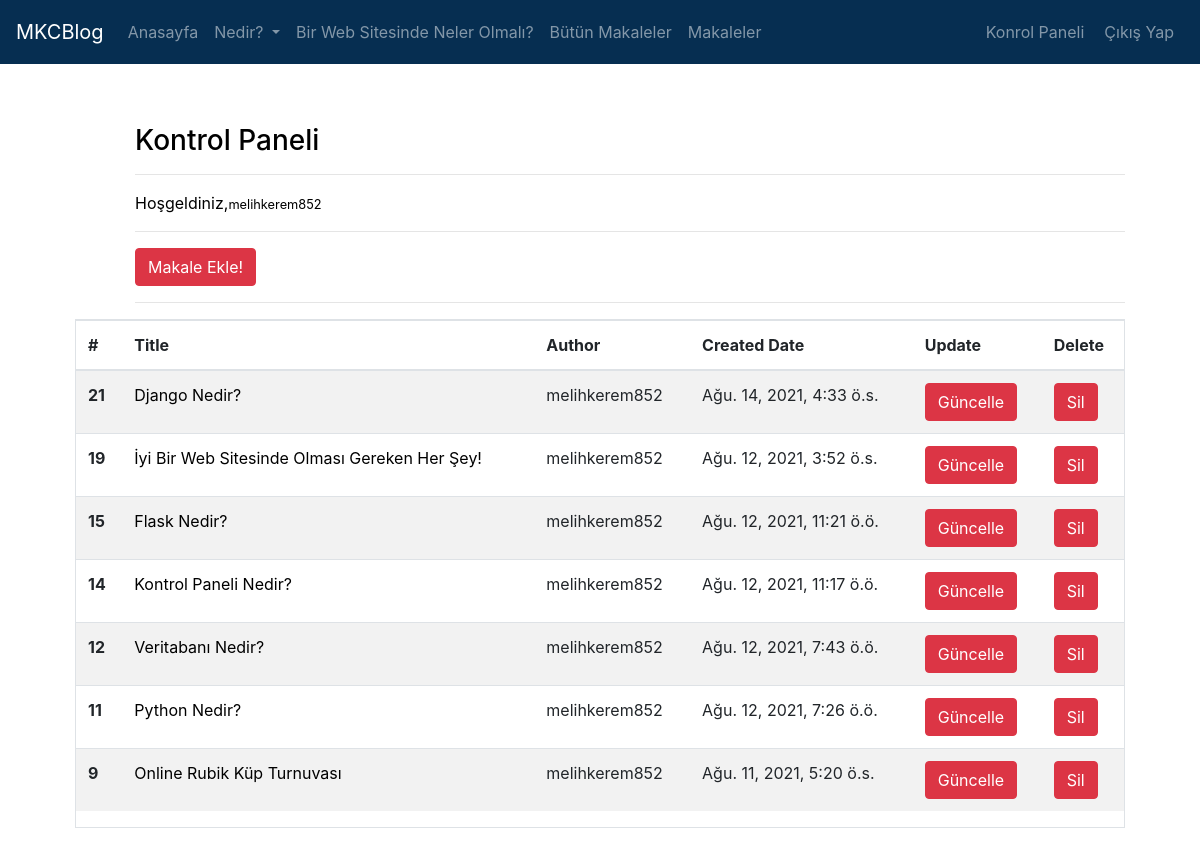
Screenshot of /articles/dashboard/ (signed in) with the database file from the repository.
### article/models.py (models this page shows, shortened)
class Article(models.Model):
    author = models.ForeignKey("auth.User",on_delete = models.CASCADE,verbose_name = "Yazar ")
    title = models.CharField(max_length = 50,verbose_name = "Başlık")
    content = RichTextField()
    created_date = models.DateTimeField(auto_now_add=True,verbose_name="Oluşturulma Tarihi")
    article_image = models.FileField(blank = True,null = True,verbose_name="Makaleye Fotoğraf Ekleyin")
    class Meta:
        ordering = ['-created_date']

### article/views.py (the view)
# urls.py: path('dashboard/',views.dashboard,name = "dashboard"),
@login_required(login_url="user:login")
def dashboard(request):
    articles =Article.objects.filter(author=request.user)
    context={
        "articles":articles
    }
    return render(request,"dashboard.html",context)

### templates/dashboard.html (shortened to what this page needs)
{% extends 'layout.html' %}
{% block body %}
<section id="dashboard">
<div style="margin-left: 60px;"class="">
    <h3>Kontrol Paneli</h3>
    <hr>
    <p>Hoşgeldiniz,<small>{{request.user.username}}</small></p>
    <hr>
    <button type="submit" class="btn btn-danger"><a href="/articles/addarticle/" style="text-decoration:none; color:white;">Makale Ekle!</a></button>
    <hr>
   </div>
   {% if articles %}
   <section class="border ">
   <table class="table table-striped table-hover ">
    <thead>
      <tr>
        <th scope="col">#</th>
        <th scope="col">Title</th>
        <th scope="col">Author</th>
        <th scope="col">Created Date</th>
        <th scope="col">Update</th>
        <th scope="col">Delete</th>
      </tr>
    </thead>
    <tbody>
        {% for article in articles %}
        <tr>
            <th scope="row">{{article.id}}</th>
            <td><a href="/articles/article/{{article.id}}" style="text-decoration:none;">{{article.title}}</a></td>
            <td>{{article.author}}</td>
            <td>{{article.created_date}}</td>
            <td><a href="/articles/update/{{article.id}}" class="btn btn-danger">Güncelle</a></td>
            <td><a href="/articles/delete/{{article.id}}" class="btn btn-danger">Sil</a></td>
        </tr>
        {% endfor %}
   {% endif %}
    </tbody>
  </table>
</section>
</section>
<br>
{% endblock body %}

### static/style.css (style rules this page uses)
body { background-color: white; }
h3 { color: black; }
p { color: black; }
a { color: black; text-decoration:none; }

### static/telefon.css (style rules this page uses)
.table { margin-left: -10px; }
.table td, .table th { padding: 0%; margin-left: -50px; }

### rows the page displays
Article: id "21", title "Django Nedir?", author "melihkerem852", created_date "Ağu. 14, 2021, 4:33 ö.s."
Article: id "19", title "İyi Bir Web Sitesinde Olması Gereken Her Şey!", author "melihkerem852", created_date "Ağu. 12, 2021, 3:52 ö.s."
Article: id "15", title "Flask Nedir?", author "melihkerem852", created_date "Ağu. 12, 2021, 11:21 ö.ö."
Article: id "14", title "Kontrol Paneli Nedir?", author "melihkerem852", created_date "Ağu. 12, 2021, 11:17 ö.ö."
Article: id "12", title "Veritabanı Nedir?", author "melihkerem852", created_date "Ağu. 12, 2021, 7:43 ö.ö."
Article: id "11", title "Python Nedir?", author "melihkerem852", created_date "Ağu. 12, 2021, 7:26 ö.ö."
Article: id "9", title "Online Rubik Küp Turnuvası", author "melihkerem852", created_date "Ağu. 11, 2021, 5:20 ö.s."

### other values shown
{{ request.user.username }} "melihkerem852"
